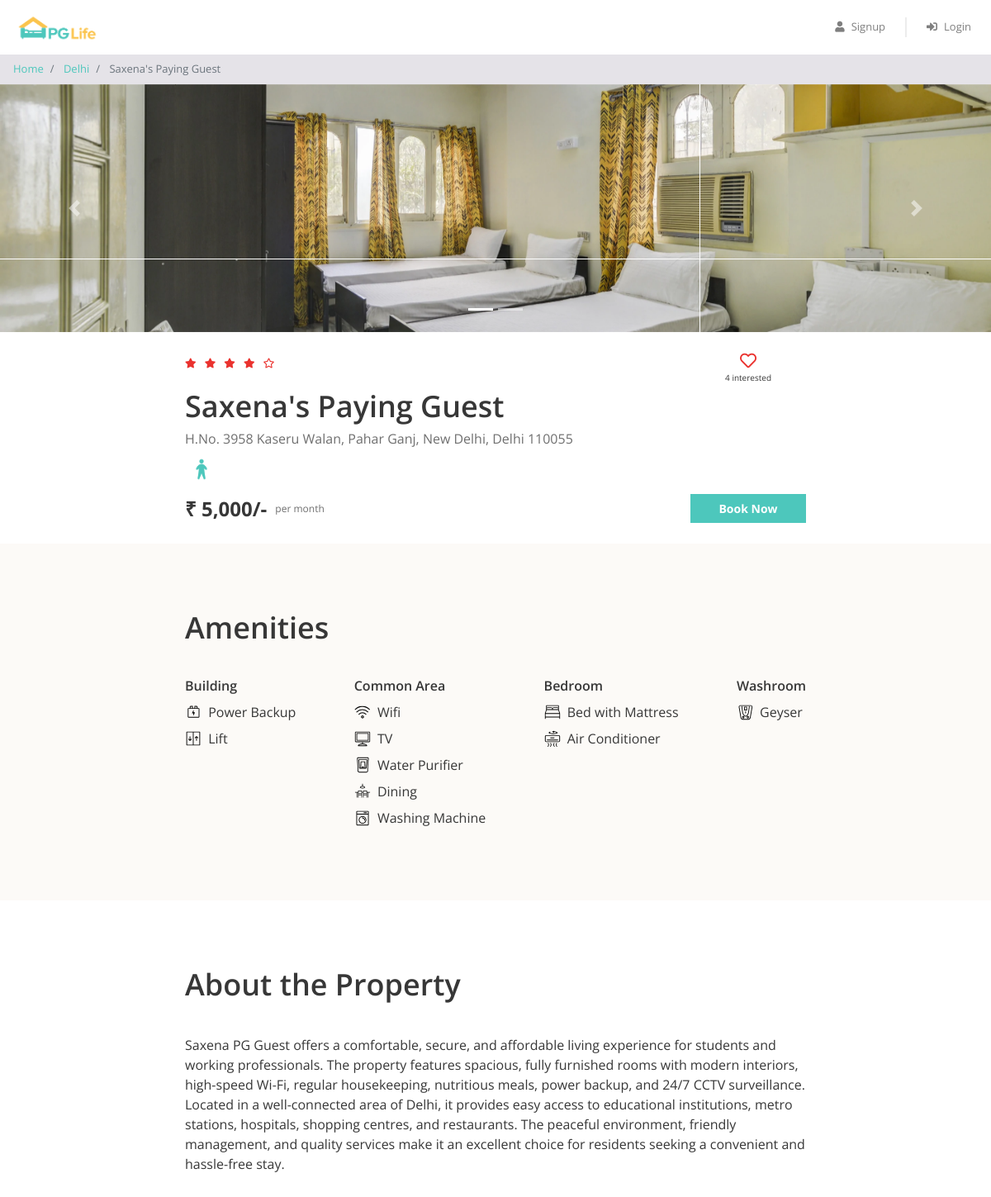
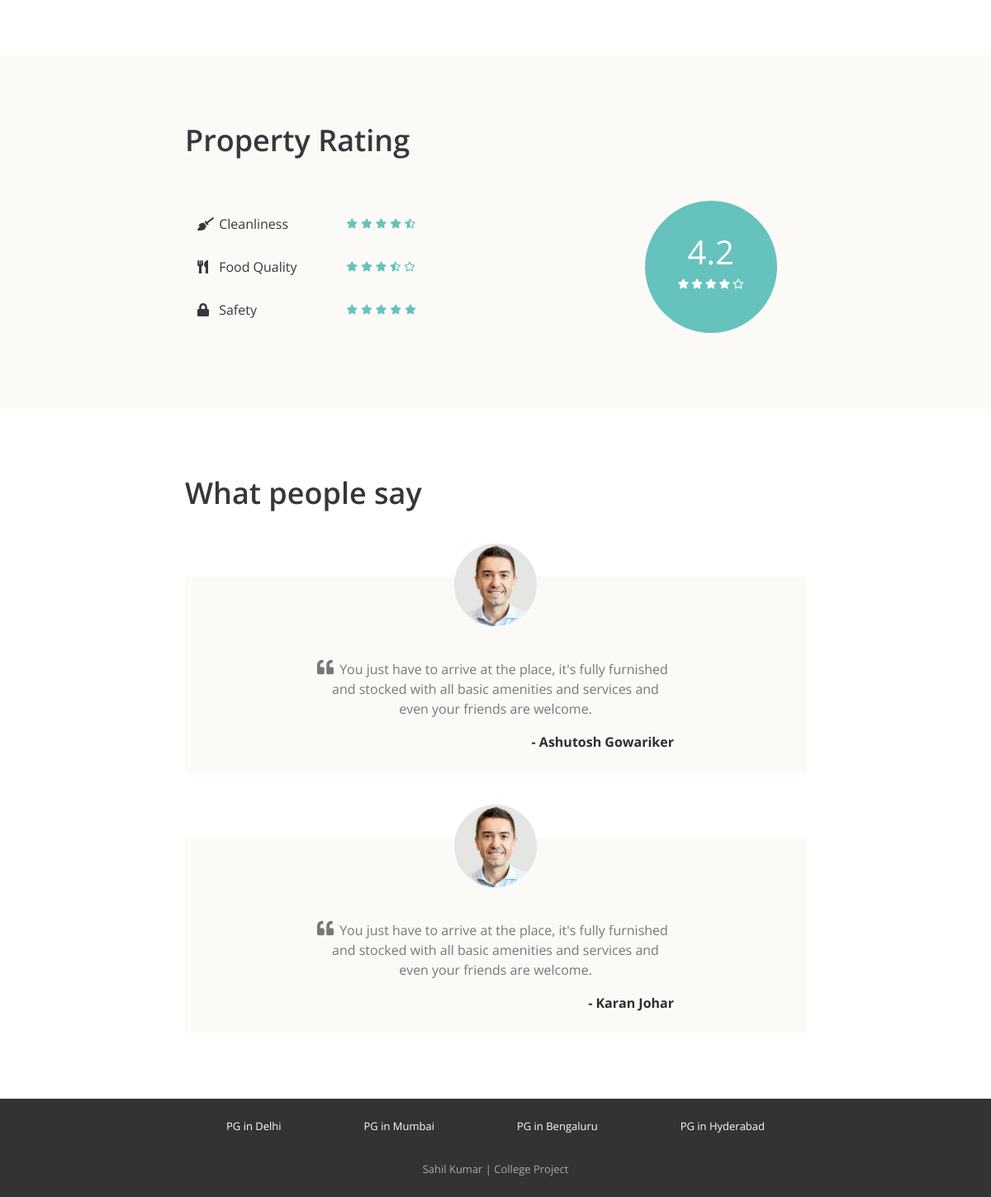
The page /property_detail.php?property_id=1 on the database its author committed (2 pictures, top to bottom).
### tables this page shows
CREATE TABLE `properties` (
  `id` int(11) NOT NULL,
  `city_id` int(11) NOT NULL,
  `name` varchar(100) NOT NULL,
  `address` varchar(255) NOT NULL,
  `description` longtext NOT NULL,
  `gender` enum('male','female','unisex') NOT NULL,
  `rent` int(11) NOT NULL,
  `rating_clean` float(2,1) NOT NULL,
  `rating_food` float(2,1) NOT NULL,
  `rating_safety` float(2,1) NOT NULL
);

CREATE TABLE `cities` (
  `id` int(11) NOT NULL,
  `name` varchar(100) NOT NULL
);

CREATE TABLE `amenities` (
  `id` int(11) NOT NULL,
  `name` varchar(100) NOT NULL,
  `type` varchar(100) NOT NULL,
  `icon` varchar(30) NOT NULL
);

CREATE TABLE `testimonials` (
  `id` int(11) NOT NULL,
  `property_id` int(11) NOT NULL,
  `user_name` varchar(100) NOT NULL,
  `content` longtext NOT NULL
);

### property_detail.php (the view, shortened to what this page needs)
<?php
require "includes/database_connect.php";
$property_id = (int) $_GET["property_id"];
$sql_1 = "SELECT *, p.id AS property_id, p.name AS property_name, c.name AS city_name
            FROM properties p
            INNER JOIN cities c ON p.city_id = c.id
            WHERE p.id = $property_id";
$result_1 = mysqli_query($conn, $sql_1);
$property = mysqli_fetch_assoc($result_1);
$sql_2 = "SELECT * FROM testimonials WHERE property_id = $property_id";
$result_2 = mysqli_query($conn, $sql_2);
$testimonials = mysqli_fetch_all($result_2, MYSQLI_ASSOC);
$sql_3 = "SELECT a.*
            FROM amenities a
            INNER JOIN properties_amenities pa ON a.id = pa.amenity_id
            WHERE pa.property_id = $property_id";
$result_3 = mysqli_query($conn, $sql_3);
$amenities = mysqli_fetch_all($result_3, MYSQLI_ASSOC);
$sql_4 = "SELECT * FROM interested_users_properties WHERE property_id = $property_id";
$result_4 = mysqli_query($conn, $sql_4);
$interested_users_count = mysqli_num_rows($result_4);
?>
<!DOCTYPE html>
<html lang="en">
<head>
    <?php
    include "includes/head_links.php";
    ?>
    <link href="css/property_detail.css" rel="stylesheet" />
</head>
<body>
    <?php
    include "includes/header.php";
    ?>
    <nav aria-label="breadcrumb">
        <ol class="breadcrumb py-2">
            <li class="breadcrumb-item">
                <a href="index.php">Home</a>
            </li>
            <li class="breadcrumb-item">
                <a href="property_list.php?city=<?= $property['city_name']; ?>"><?= $property['city_name']; ?></a>
            </li>
            <li class="breadcrumb-item active" aria-current="page">
                <?= $property['property_name']; ?>
            </li>
        </ol>
    </nav>
    <div id="property-images" class="carousel slide" data-ride="carousel">
        <ol class="carousel-indicators">
            <?php
            $property_images = glob("img/properties/" . $property['property_id'] . "/*");
            foreach ($property_images as $index => $property_image) {
            ?>
                <li data-target="#property-images" data-slide-to="<?= $index ?>" class="<?= $index == 0 ? "active" : ""; ?>"></li>
            <?php
            }
            ?>
        </ol>
        <div class="carousel-inner">
            <?php
            foreach ($property_images as $index => $property_image) {
            ?>
                <div class="carousel-item <?= $index == 0 ? "active" : ""; ?>">
                    <img class="d-block w-100" src="<?= $property_image ?>" alt="slide">
                </div>
            <?php
            }
            ?>
        </div>
        <a class="carousel-control-prev" href="#property-images" role="button" data-slide="prev">
            <span class="carousel-control-prev-icon" aria-hidden="true"></span>
        </a>
        <a class="carousel-control-next" href="#property-images" role="button" data-slide="next">
            <span class="carousel-control-next-icon" aria-hidden="true"></span>
        </a>
    </div>
    <div class="property-summary page-container">
        <div class="row no-gutters justify-content-between">
            <?php
            $total_rating = ($property['rating_clean'] + $property['rating_food'] + $property['rating_safety']) / 3;
            $total_rating = round($total_rating, 1);
            ?>
            <div class="star-container" title="<?= $total_rating ?>">
                <?php
                $rating = $total_rating;
                for ($i = 0; $i < 5; $i++) {
                    if ($rating >= $i + 0.8) {
                ?>
                        <i class="fas fa-star"></i>
                    <?php
                    } elseif ($rating >= $i + 0.3) {
                    ?>
                        <i class="fas fa-star-half-alt"></i>
                    <?php
                    } else {
                    ?>
                        <i class="far fa-star"></i>
                <?php
                    }
                }
                ?>
            </div>
            <div class="interested-container">
                <?php
                $is_interested = false;
                if ($is_interested) {
                ?>
                    <i class="is-interested-image fas fa-heart"></i>
                <?php
                } else {
                ?>
                    <i class="is-interested-image far fa-heart"></i>
                <?php
                }
                ?>
                <div class="interested-text">
                    <span class="interested-user-count"><?= $interested_users_count ?></span> interested
                </div>
            </div>
        </div>
        <div class="detail-container">
            <div class="property-name"><?= $property['property_name'] ?></div>
            <div class="property-address"><?= $property['address'] ?></div>
            <div class="property-gender">
                <?php
                if ($property['gender'] == "male") {
                ?>
                    <img src="img/male.png">
                <?php
                } elseif ($property['gender'] == "female") {
                ?>
                    <img src="img/female.png">
                <?php
                } else {
                ?>
                    <img src="img/unisex.png">
                <?php
                }
                ?>
            </div>
        </div>
        <div class="row no-gutters">
            <div class="rent-container col-6">
                <div class="rent">₹ <?= number_format($property['rent']) ?>/-</div>
                <div class="rent-unit">per month</div>
            </div>
            <div class="button-container col-6">
                <a href="demo_notice.php" class="btn btn-primary">Book Now</a>
            </div>
        </div>
    </div>
    <div class="property-amenities">
        <div class="page-container">
            <h1>Amenities</h1>
            <div class="row justify-content-between">
                <div class="col-md-auto">
                    <h5>Building</h5>
                    <?php
                    foreach ($amenities as $amenity) {
                        if ($amenity['type'] == "Building") {
                    ?>
                            <div class="amenity-container">
                                <img src="img/amenities/<?= $amenity['icon'] ?>.svg">
                                <span><?= $amenity['name'] ?></span>
                            </div>
                    <?php
                        }
                    }
                    ?>
                </div>
                <div class="col-md-auto">
                    <h5>Common Area</h5>
                    <?php
                    foreach ($amenities as $amenity) {
                        if ($amenity['type'] == "Common Area") {
                    ?>
                            <div class="amenity-container">
                                <img src="img/amenities/<?= $amenity['icon'] ?>.svg">
                                <span><?= $amenity['name'] ?></span>
                            </div>
                    <?php
                        }
                    }
                    ?>
                </div>
                <div class="col-md-auto">
                    <h5>Bedroom</h5>
                    <?php
                    foreach ($amenities as $amenity) {
                        if ($amenity['type'] == "Bedroom") {
                    ?>
                            <div class="amenity-container">
                                <img src="img/amenities/<?= $amenity['icon'] ?>.svg">
                                <span><?= $amenity['name'] ?></span>
                            </div>
                    <?php
                        }
                    }
                    ?>
                </div>
                <div class="col-md-auto">
                    <h5>Washroom</h5>
                    <?php
                    foreach ($amenities as $amenity) {
                        if ($amenity['type'] == "Washroom") {
                    ?>
                            <div class="amenity-container">
                                <img src="img/amenities/<?= $amenity['icon'] ?>.svg">
                                <span><?= $amenity['name'] ?></span>
                            </div>
                    <?php
                        }
                    }
                    ?>
                </div>
            </div>
        </div>
    </div>
    <div class="property-about page-container">
        <h1>About the Property</h1>
        <p><?= $property['description'] ?></p>
    </div>
    <div class="property-rating">
        <div class="page-container">
            <h1>Property Rating</h1>
            <div class="row align-items-center justify-content-between">
                <div class="col-md-6">
                    <div class="rating-criteria row">
                        <div class="col-6">
                            <i class="rating-criteria-icon fas fa-broom"></i>
                            <span class="rating-criteria-text">Cleanliness</span>
                        </div>
                        <div class="rating-criteria-star-container col-6" title="<?= $property['rating_clean'] ?>">
                            <?php
                            $rating = $property['rating_clean'];
                            for ($i = 0; $i < 5; $i++) {
                                if ($rating >= $i + 0.8) {
                            ?>
                                    <i class="fas fa-star"></i>
                                <?php
                                } elseif ($rating >= $i + 0.3) {
                                ?>
                                    <i class="fas fa-star-half-alt"></i>
                                <?php
                                } else {
                                ?>
                                    <i class="far fa-star"></i>
                            <?php
                                }
                            }
                            ?>
                        </div>
                    </div>
                    <div class="rating-criteria row">
                        <div class="col-6">
                            <i class="rating-criteria-icon fas fa-utensils"></i>
                            <span class="rating-criteria-text">Food Quality</span>
                        </div>
                        <div class="rating-criteria-star-container col-6" title="<?= $property['rating_food'] ?>">
                            <?php
                            $rating = $property['rating_food'];
                            for ($i = 0; $i < 5; $i++) {
                                if ($rating >= $i + 0.8) {
                            ?>
                                    <i class="fas fa-star"></i>
                                <?php
                                } elseif ($rating >= $i + 0.3) {
                                ?>
                                    <i class="fas fa-star-half-alt"></i>
                                <?php
                                } else {
                                ?>
                                    <i class="far fa-star"></i>
                            <?php
                                }
                            }
                            ?>
                        </div>
                    </div>
                    <div class="rating-criteria row">
                        <div class="col-6">
                            <i class="rating-criteria-icon fa fa-lock"></i>
                            <span class="rating-criteria-text">Safety</span>
                        </div>
                        <div class="rating-criteria-star-container col-6" title="<?= $property['rating_safety'] ?>">
                            <?php
                            $rating = $property['rating_safety'];
                            for ($i = 0; $i < 5; $i++) {
                                if ($rating >= $i + 0.8) {
                            ?>
                                    <i class="fas fa-star"></i>
                                <?php
                                } elseif ($rating >= $i + 0.3) {
                                ?>
                                    <i class="fas fa-star-half-alt"></i>
                                <?php
                                } else {
                                ?>
                                    <i class="far fa-star"></i>
                            <?php
                                }
                            }
                            ?>
                        </div>
                    </div>
                </div>
                <div class="col-md-4">
                    <div class="rating-circle">
                        <?php
                        $total_rating = ($property['rating_clean'] + $property['rating_food'] + $property['rating_safety']) / 3;
                        $total_rating = round($total_rating, 1);
                        ?>
                        <div class="total-rating"><?= $total_rating ?></div>
                        <div class="rating-circle-star-container">
                            <?php
                            $rating = $total_rating;
                            for ($i = 0; $i < 5; $i++) {
                                if ($rating >= $i + 0.8) {
                            ?>
                                    <i class="fas fa-star"></i>
                                <?php
                                } elseif ($rating >= $i + 0.3) {
                                ?>
                                    <i class="fas fa-star-half-alt"></i>
                                <?php
                                } else {
                                ?>
                                    <i class="far fa-star"></i>
                            <?php
                                }
                            }
                            ?>
                        </div>
                    </div>
                </div>
            </div>
        </div>
    </div>
    <div class="property-testimonials page-container">
        <h1>What people say</h1>
        <?php
        foreach ($testimonials as $testimonial) {
        ?>
            <div class="testimonial-block">
                <div class="testimonial-image-container">
                    <img class="testimonial-img" src="img/man.png">
                </div>
                <div class="testimonial-text">
                    <i class="fa fa-quote-left" aria-hidden="true"></i>
                    <p><?= $testimonial['content'] ?></p>
                </div>
                <div class="testimonial-name">- <?= $testimonial['user_name'] ?></div>
            </div>
        <?php
        }
        ?>
    </div>
    <?php
    include "includes/footer.php";
    ?>
</body>
</html>

### rows shown on the page
properties: city.name "Delhi", name "Saxena's Paying Guest", address "H.No. 3958 Kaseru Walan, Pahar Ganj, New Delhi, Delhi 110055", rent "5,000", description "Saxena PG Guest offers a comfortable, secure, and affordable living experience for students and working professionals. The property features spacious, fully furnished rooms with modern interiors, high-speed Wi-Fi, regular housekeeping, nutritious meals, power backup, and 24/7 CCTV surveillance. Located in a well-connected area of Delhi, it provides easy access to educational institutions, metro stations, hospitals, shopping centres, and restaurants. The peaceful environment, friendly management, and quality services make it an excellent choice for residents seeking a convenient and hassle-free stay.", total_rating "4.2"
amenities: icon (picture), name "Power Backup"
amenities: icon (picture), name "Lift"
amenities: icon (picture), name "Wifi"
amenities: shows a picture, name "TV"
amenities: icon (picture), name "Water Purifier"
amenities: icon (picture), name "Dining"
amenities: icon (picture), name "Washing Machine"
amenities: shows a picture, name "Bed with Mattress"
amenities: shows a picture, name "Air Conditioner"
amenities: icon (picture), name "Geyser"
testimonials: content "You just have to arrive at the place, it's fully furnished and stocked with all basic amenities and services and even your friends are welcome.", user_name "Ashutosh Gowariker"
testimonials: content "You just have to arrive at the place, it's fully furnished and stocked with all basic amenities and services and even your friends are welcome.", user_name "Karan Johar"

### other values the page prints
$interested_users_count "4"
